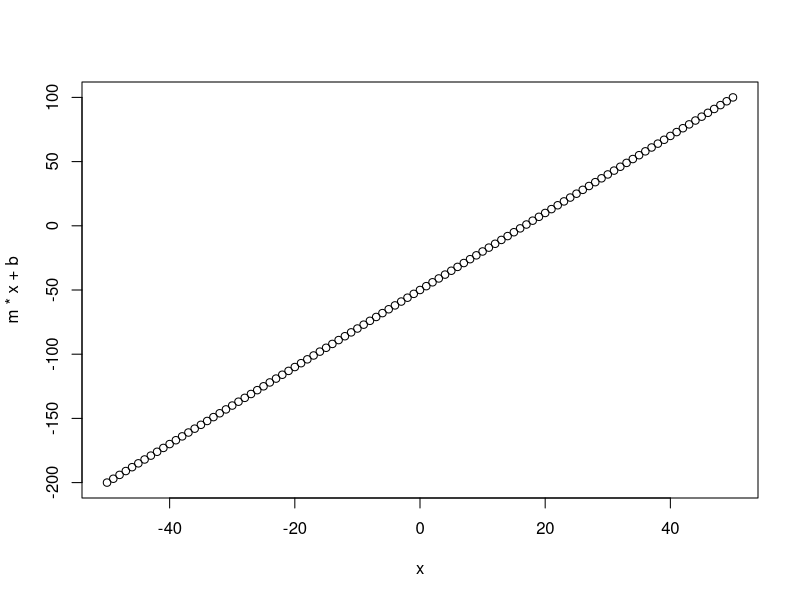

Here is the R script that generated this plot:
## ---- chunk 1
knitr::opts_chunk$set(echo = TRUE)
## ---- chunk 2
b <- -50
x <- c(-50:50)
m = 3
plot(y=m*x+b, x=x)
